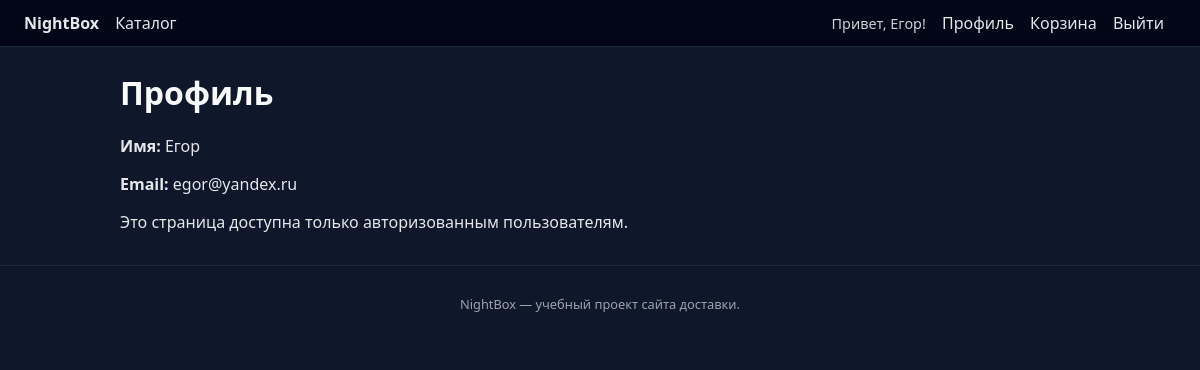
Screenshot of /profile (signed in) with the database file from the repository.
### app.py (models this page shows, shortened)
class User(db.Model):
    __tablename__ = "users"
    id = db.Column(db.Integer, primary_key=True)
    email = db.Column(db.String(120), unique=True, nullable=False)
    name = db.Column(db.String(80), nullable=False)
    password_hash = db.Column(db.String(255), nullable=False)

### app.py (the view)
    def wrapper(*args, **kwargs):
        if g.current_user is None:
            return redirect(url_for("login", next=request.path))
        return view_func(*args, **kwargs)

### app.py (called while the page is built)
@app.before_request
def load_current_user():
    user_id = session.get("user_id")
    if user_id is None:
        g.current_user = None
    else:
        g.current_user = User.query.get(user_id)

def login_required(view_func):
    def wrapper(*args, **kwargs):
        if g.current_user is None:
            return redirect(url_for("login", next=request.path))
        return view_func(*args, **kwargs)
    wrapper.__name__ = view_func.__name__
    return wrapper

@app.route("/profile")
@login_required
def profile():
    return render_template("profile.html", user=g.current_user)

### templates/profile.html
{% extends "base.html" %}
{% block content %}
    <h1>Профиль</h1>
    <p><strong>Имя:</strong> {{ user.name }}</p>
    <p><strong>Email:</strong> {{ user.email }}</p>
    <p>Это страница доступна только авторизованным пользователям.</p>
{% endblock %}

### templates/base.html (shortened to what this page needs)
<!doctype html>
<html lang="ru">
<head>
    <link rel="stylesheet" href="{{ url_for('static', filename='css/style.css') }}">
</head>
<body>
<header class="navbar">
    <div class="navbar-left">
        <a href="{{ url_for('index') }}" class="logo">NightBox</a>
        <a href="{{ url_for('catalog') }}">Каталог</a>
    </div>
    <div class="navbar-right">
        {% if g.current_user %}
            <span class="navbar-user">Привет, {{ g.current_user.name }}!</span>
            <a href="{{ url_for('profile') }}">Профиль</a>
            <a href="{{ url_for('cart') }}">Корзина</a>
            <a href="{{ url_for('logout') }}">Выйти</a>
        {% else %}
            <a href="{{ url_for('login') }}">Войти</a>
            <a href="{{ url_for('register') }}">Регистрация</a>
        {% endif %}
    </div>
</header>
<main class="container">
    {% block content %}{% endblock %}
</main>
<footer class="footer">
    <p>NightBox — учебный проект сайта доставки.</p>
</footer>
</body>
</html>

### static/css/style.css (style rules this page uses)
body { margin: 0; font-family: system-ui, -apple-system, BlinkMacSystemFont, "Segoe UI", sans-serif; background: #0f172a; color: #e5e7eb; }
.navbar { display: flex; justify-content: space-between; align-items: center; padding: 12px 24px; background: #020617; border-bottom: 1px solid #1f2937; }
.navbar a { color: #e5e7eb; text-decoration: none; margin-right: 12px; }
.logo { font-weight: 700; margin-right: 16px; }
.navbar-user { margin-right: 12px; font-size: 0.9rem; opacity: 0.9; }
.container { max-width: 960px; margin: 24px auto; padding: 0 16px; }
h1, h2, h3 { color: #f9fafb; }
.footer { text-align: center; padding: 16px; font-size: 0.8rem; color: #9ca3af; border-top: 1px solid #1f2937; margin-top: 32px; }

### rows the page displays
User: current_user.name "Егор", name "Егор", email "egor@yandex.ru"
